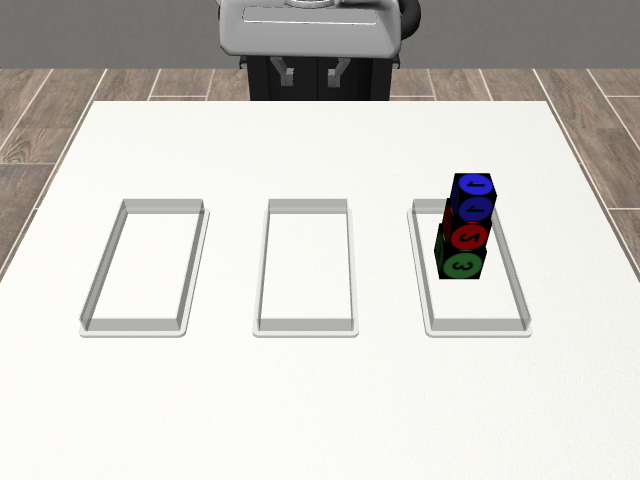
#> input picture planning/vlm/init_goal_images_per_config_640x480/brg/episode_029_agentview_goal.png, 640 x 480 px, found by its file name
$ python process_images.py
#> lines starting #> are read from the running program, lines starting #| are printed output that depends on the picture
import PIL.Image
import os

# load /home/train/VLA-probing/init_goal_images_per_config_640x480/brg/episode_029_agentview_goal.png and flip left right
image = PIL.Image.open("/home/train/VLA-probing/init_goal_images_per_config_640x480/brg/episode_029_agentview_goal.png")
#> image is the input picture: PIL image 640x480 RGB; mean R, G, B 209.4, 207, 202.5
image = image.transpose(PIL.Image.FLIP_LEFT_RIGHT)
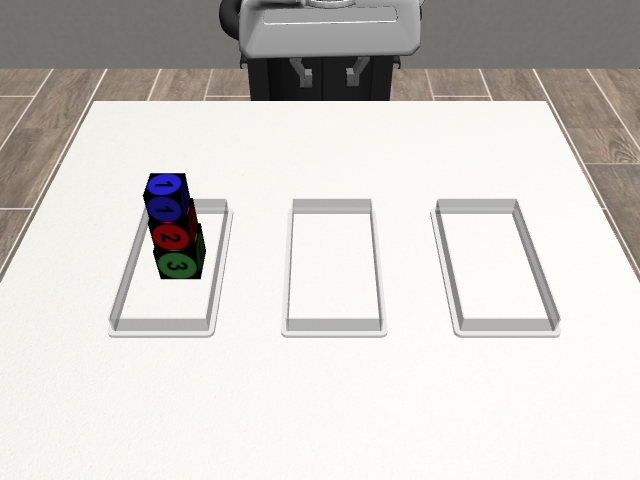
#> image: PIL image 640x480 RGB; mean R, G, B 209.4, 207, 202.5
image.save("/home/train/VLA-probing/init_goal_images_per_config_640x480/brg/episode_029_agentview_goal.png")
